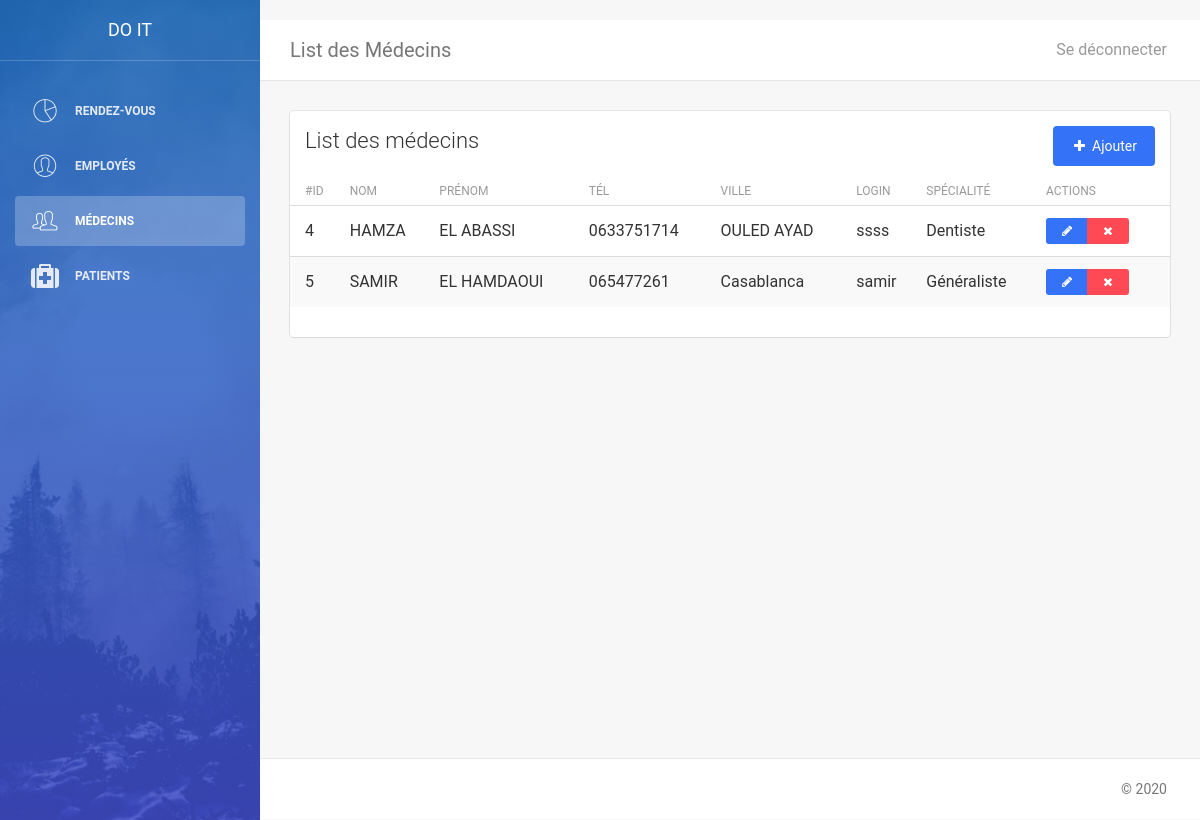
/pages/doctor.php (signed in), run on the app's committed database.
### tables this page shows
CREATE TABLE IF NOT EXISTS `doctor` (
  `id` bigint(20) NOT NULL AUTO_INCREMENT,
  `first_name` varchar(50) DEFAULT NULL,
  `last_name` varchar(50) DEFAULT NULL,
  `zip` varchar(12) DEFAULT NULL,
  `phone` varchar(20) DEFAULT NULL,
  `address` varchar(255) DEFAULT NULL,
  `email` varchar(100) DEFAULT NULL,
  `login` varchar(50) DEFAULT NULL,
  `password` varchar(255) DEFAULT NULL,
  `city` varchar(50) DEFAULT NULL,
  `speciality` varchar(100) DEFAULT NULL,
  PRIMARY KEY (`id`)
);

### utils/DbUtils.php (called while the page is built, shortened)
<?php
class DbUtils
{
    public static function getConnection()
    {
        $con = new PDO("mysql:host=" . AppConstants::$host . ";" . "dbname=" . AppConstants::$database, AppConstants::$username, AppConstants::$password);
        return $con;
    }
    public function executeQuery($query)
    {
        $pdo = self::getConnection();
        return $pdo->query($query);
    }
}

### domain/Doctor.php (called while the page is built, shortened)
<?php
require_once __DIR__ . "/../utils/DbUtils.php";
class Doctor
{
    public static function getAllDoctors()
    {
        $dbUtils = new DbUtils();
        $query = "select * from doctor;";
        $stmt = $dbUtils->executeQuery($query);
        $doctors = [];
        while ($row = $stmt->fetch()) {
            $doctor = new Doctor();
            $doctor->id = $row["id"];
            $doctor->firstName = $row["first_name"];
            $doctor->lastName = $row["last_name"];
            $doctor->email = $row["email"];
            $doctor->phone = $row["phone"];
            $doctor->password = $row["password"];
            $doctor->city = $row["city"];
            $doctor->login = $row["login"];
            $doctor->address = $row["address"];
            $doctor->speciality = $row["speciality"];
            $doctor->zip = $row["zip"];
            $doctors[] = $doctor;
        }
        return $doctors;
    }
}
?>

### pages/doctor.php (the view, shortened to what this page needs)
<?php
require_once __DIR__ . "/../domain/Doctor.php";
$title = 'List des Médecins';
$nav = "doctor";
$lines = "<tr>";
$doctors = Doctor::getAllDoctors();
foreach ($doctors as $doctor) {
    $id = $doctor->id;
    $lines .= "<tr>
                <td>$doctor->id</td>
                <td>$doctor->firstName</td>
                <td>$doctor->lastName</td>
                <td>$doctor->phone</td>
                <td>$doctor->city</td>
                <td>$doctor->login</td>
                <td>$doctor->speciality</td>
                <td>
                    <div class='btn-group'>
                        <a href='majdoctor.php?id=$doctor->id'  class='btn btn-sm btn-primary btn-fill'>
                            <span class='fa fa-pencil'></span>
                        </a>
                        <button class='btn btn-sm btn-danger btn-fill' data-toggle='modal' data-target='#doctorModal' onclick='deleteDoctor($id)'>
                        <span class='fa fa-times'></span>
                        </button>
                    </div>
                </td>
            </tr>
            ";
}
$content = <<<EOD
    <script>
        function deleteDoctor(docId) {
            var deleteBtn=document.getElementById("btnDelete");
            deleteBtn.setAttribute("href", "doctor.php?id="+docId);
        }
    </script>
    <div class="row">
    <div class="col-md-12">
        <div class="card">
            <div class="header">
                <div class="d-inline-block">
                    <h4 class="title">List des médecins</h4>
                </div>
                <div class="d-inline-block pull-right">
                    <a href="majdoctor.php">
                        <button class="btn btn-fill btn-primary">
                            <span class="fa fa-plus"></span>
                            <span>Ajouter</span>
                        </button>
                    </a>
                </div>
            </div>
            <div class="content table-responsive table-full-width">
                <table class="table table-hover table-striped">
                    <thead>
                    <tr>
                        <th>#ID</th>
                        <th>Nom</th>
                        <th>Prénom</th>
                        <th>Tél</th>
                        <th>Ville</th>
                        <th>Login</th>
                        <th>Spécialité</th>
                        <th>Actions</th>
                    </tr>
                    </thead>
                    <tbody>
                        $lines
                    </tbody>
                </table>
            </div>
        </div>
    </div>
</div>
EOD;
include './layout/master.php';
?>

### pages/layout/master.php (shortened to what this page needs)
?><!doctype html>
<html>
<head>
    <link href="../assets/css/bootstrap.min.css" rel="stylesheet"/>
    <link href="../assets/css/animate.min.css" rel="stylesheet"/>
    <link href="../assets/css/light-bootstrap-dashboard.css?v=1.4.0" rel="stylesheet"/>
    <link href="../assets/css/demo.css" rel="stylesheet"/>
    <link href="../assets/css/font-awesome/css/font-awesome.css" rel="stylesheet"/>
    <link href="../assets/css/pe-icon-7-stroke.css" rel="stylesheet"/>
    <link href="../assets/js/datetimepicker/datetimepicker.css" rel="stylesheet"/>
</head>
<body>
<div class="wrapper">
    <div class="sidebar" data-color="blue" data-image=".../assets/img/sidebar-5.jpg">
        <div class="sidebar-wrapper">
            <div class="logo">
                <a href="#" class="simple-text">
                    DO IT
                </a>
            </div>
            <ul class="nav">
                <li class="<?php echo($nav == 'appointment' ? 'active' : ''); ?>">
                    <a href="/doit/pages/appointment.php">
                        <i class="pe-7s-graph"></i>
                        <p>Rendez-Vous</p>
                    </a>
                </li>
                <li class="<?php echo($nav == 'employee' ? 'active' : ''); ?>">
                    <a href="/doit/pages/employee.php">
                        <i class="pe-7s-user"></i>
                        <p>Employés</p>
                    </a>
                </li>
                <li class="<?php echo($nav == 'doctor' ? 'active' : ''); ?>">
                    <a href="/doit/pages/doctor.php">
                        <i class="pe-7s-users"></i>
                        <p>Médecins</p>
                    </a>
                </li>
                <li class="<?php echo($nav == 'patient' ? 'active' : ''); ?>">
                    <a href="/doit/pages/patient.php">
                        <i class="fa fa-medkit"></i>
                        <p>Patients</p>
                    </a>
                </li>
            </ul>
        </div>
    </div>
    <div class="main-panel">
        <nav class="navbar navbar-default navbar-fixed">
            <div class="container-fluid">
                <div class="navbar-header">
                    <a class="navbar-brand" href="#"><?php echo $title ?></a>
                </div>
                <div class="collapse navbar-collapse">
                    <ul class="nav navbar-nav navbar-right">
                        <li>
                            <a href="index.php">
                                <p>Se déconnecter</p>
                            </a>
                        </li>
                    </ul>
                </div>
            </div>
        </nav>
        <div class="content">
            <div class="container-fluid">
                <?php echo $content; ?>
            </div>
        </div>
        <footer class="footer">
            <div class="container-fluid">
                <nav class="pull-left">
                    <ul>
                        <li>
                        </li>
                    </ul>
                </nav>
                <p class="copyright pull-right">
                    &copy;
                </p>
            </div>
        </footer>
    </div>
</div>
</body>
</html>

### assets/css/demo.css (style rules this page uses)
.d-inline-block { display: inline-block; }

### data on the page
doctor: id "4", first_name "HAMZA", last_name "EL ABASSI", phone "0633751714", city "OULED AYAD", login "ssss", speciality "Dentiste"
doctor: id "5", first_name "SAMIR", last_name "EL HAMDAOUI", phone "065477261", city "Casablanca", login "samir", speciality "Généraliste"

### other printed values
$title "List des Médecins"
